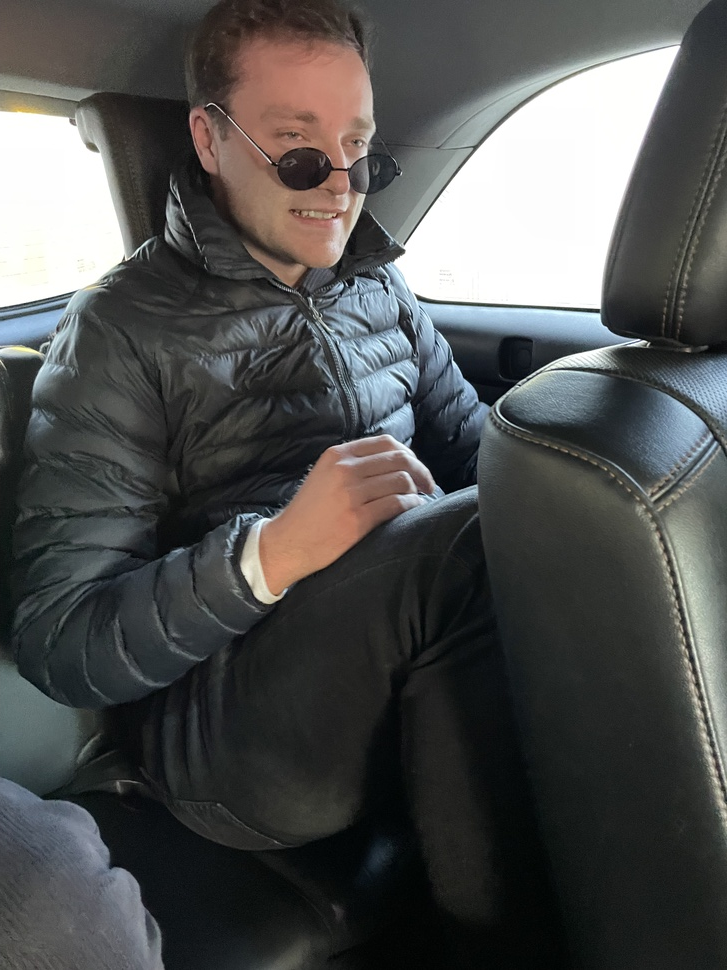
#> input picture data/img1.jpeg, 727 x 970 px, shrunk from 3024 x 4032 before the run
$ python main.py
#> lines starting #> are read from the running program, lines starting #| are printed output that depends on the picture; after the words box and inside, x2 and y2 are one past the last pixel; in counts of white or black regions, pixels touching at a corner belong together
### src/image_processing/__init__.py
import cv2
import numpy as np

def load_image(path: str) -> np.ndarray:
#> called with path = 'data/img1.jpeg'
    image = cv2.imread(path, cv2.IMREAD_COLOR)
#> image is the input picture: shape (970, 727, 3); mean B, G, R 79.7, 80.5, 79.7
    if image is None:
        raise FileNotFoundError(f"Image at {path} not found.")
    return image

def to_grayscale(image: np.ndarray) -> np.ndarray:
    return cv2.cvtColor(image, cv2.COLOR_BGR2GRAY)
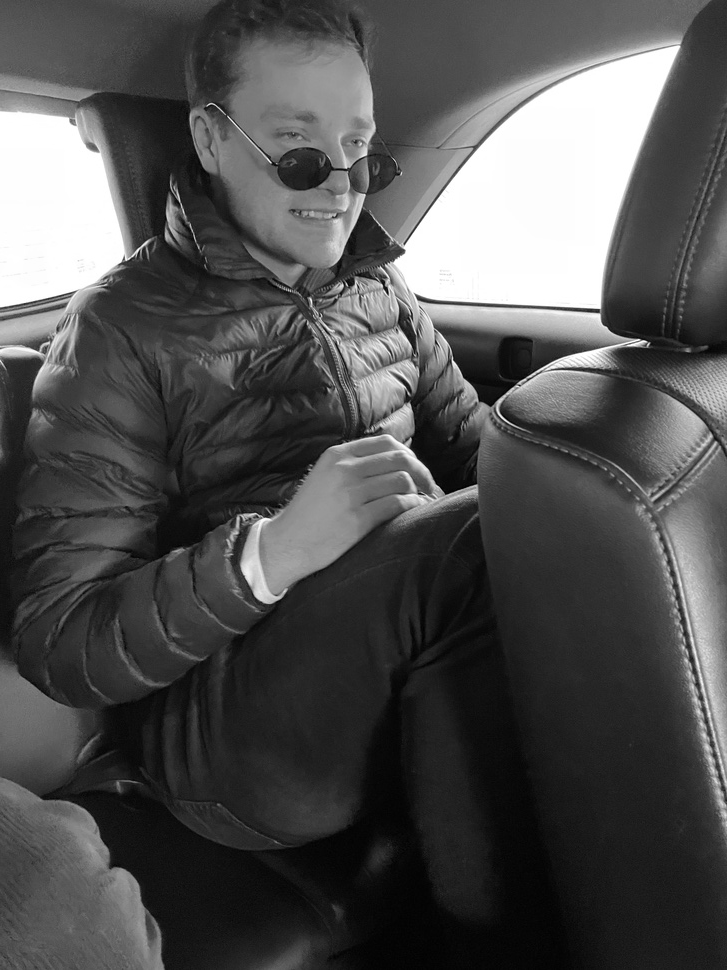
#> returned value: shape (970, 727); min 1, max 255, mean 80.2

def detect_edges(gray_image: np.ndarray, low_thresh=100, high_thresh=200) -> np.ndarray:
#> called with low_thresh = 100, high_thresh = 200
    edges = cv2.Canny(gray_image, low_thresh, high_thresh)
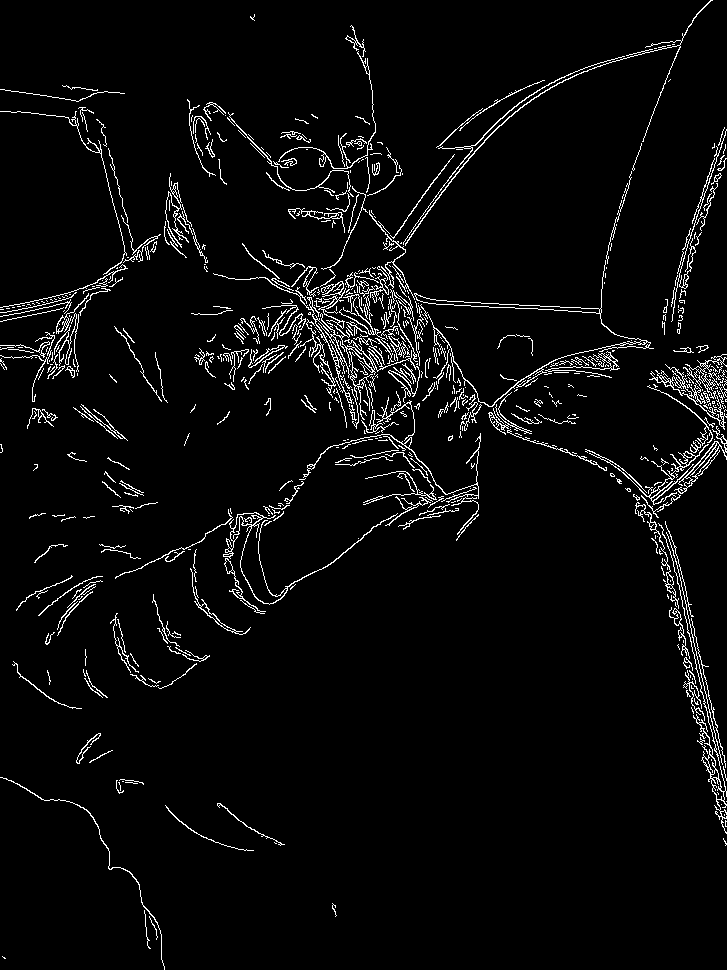
#> edges: shape (970, 727); 4% white in thin lines or dots
    return edges

def compute_detail_intensity(edges: np.ndarray) -> np.ndarray:
    # Convert edges (0 or 255) to float in range [0,1]
    detail_map = edges.astype(np.float32) / 255.0
#> detail_map: shape (970, 727) float32; values 0 (black) and 1 (white), 4% white in thin lines or dots
    # Optional: blur to create a smoother intensity distribution
    detail_map = cv2.GaussianBlur(detail_map, (5, 5), 0)
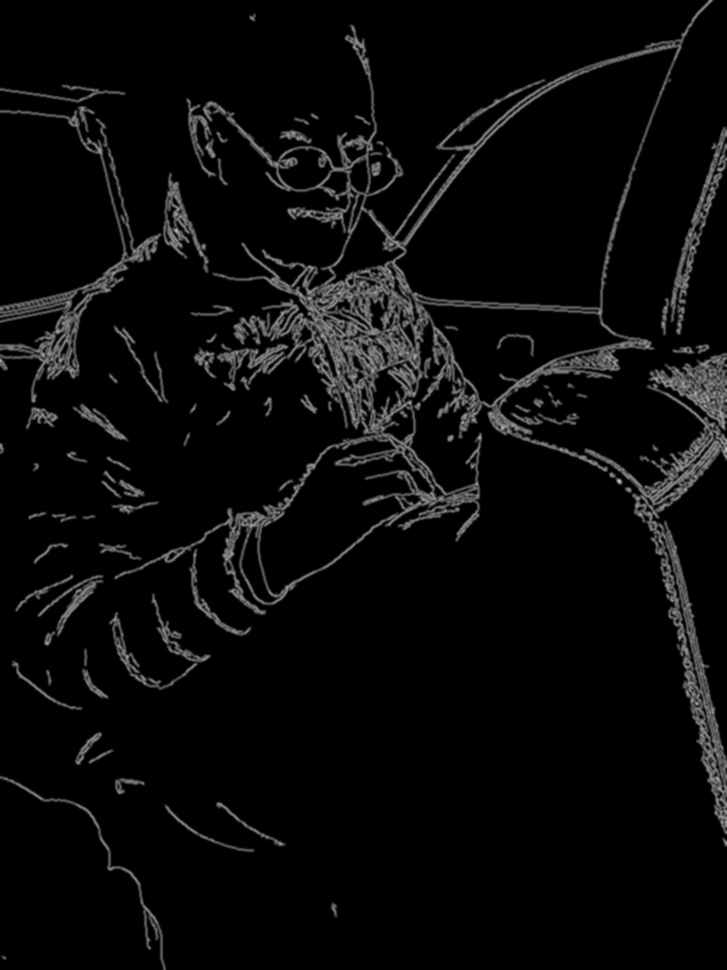
#> detail_map: shape (970, 727) float32; min 0, max 0.789, mean 0.0402
    return detail_map

### src/nail_generation/__init__.py
import numpy as np

def generate_nails(detail_map: np.ndarray, base_count=1000, detail_multiplier=2.0) -> list:
#> called with base_count = 200, detail_multiplier = 2
    h, w = detail_map.shape
#> h = 970; w = 727

    nails = []
    # Place nails along the border
    # top row
    for x in range(w):
        nails.append((x, 0))
    # bottom row
    for x in range(w):
        nails.append((x, h - 1))
    # left column
    for y in range(1, h - 1):
        nails.append((0, y))
    # right column
    for y in range(1, h - 1):
        nails.append((w - 1, y))

    # Flatten detail map and use it as probabilities for placing inner nails
    flattened = detail_map.flatten()
    # Avoid division by zero if sum is zero
    total = flattened.sum()
#> total = 28338.4
    if total == 0:
        # If no detail, just place nails randomly
        normalized_probs = np.ones_like(flattened) / len(flattened)
    else:
        normalized_probs = flattened / total

    # Weighted random selection
    num_inner_nails = base_count
    indices = np.random.choice(len(flattened), size=num_inner_nails, p=normalized_probs)
#> indices = 200 values, max 687901 at index 149, min 30165 at index 99, mean 281225.4
    for idx in indices:
        y = idx // w
        x = idx % w
        nails.append((x, y))
#> this loop made 200 passes
#> (idx, y, x) on passes 1 to 3: (276678, 380, 418), (338179, 465, 124), (293285, 403, 304)
#> after the loop, nails = 3590 pairs, first value 0 to 726, second value 0 to 969

    return nails

### main.py
import os
import cv2
import numpy as np
from src.image_processing import load_image, to_grayscale, detect_edges, compute_detail_intensity
from src.nail_generation import generate_nails

def main():
    image_path = 'data/img1.jpeg'
    if not os.path.exists(image_path):
        raise FileNotFoundError("Please place img1.jpeg in the data/ directory.")

    # Step 1: Image processing
    img = load_image(image_path)
    gray = to_grayscale(img)
    edges = detect_edges(gray, low_thresh=100, high_thresh=200)
    detail_map = compute_detail_intensity(edges)

    # Step 2: Nail generation
    nails = generate_nails(detail_map, base_count=200, detail_multiplier=2.0)
    print(f"Total nails placed: {len(nails)}")
#| Total nails placed: 3590

    # Count how many are border vs inside
    h, w, _ = img.shape
#> h = 970; w = 727
    border_count = sum((y == 0 or y == h-1 or x == 0 or x == w-1) for x, y in nails)
#> border_count = 3391
    inner_count = len(nails) - border_count
#> inner_count = 199
    print(f"Nails on border: {border_count}, inner nails: {inner_count}")
#| Nails on border: 3391, inner nails: 199

    # Check a few inner nails
    inner_nails = [(x,y) for (x,y) in nails if x not in (0,w-1) and y not in (0,h-1)]
#> inner_nails = 199 pairs, first value 35 to 724, second value 41 to 946
    print("Example inner nails (up to 5):", inner_nails[:5])
#| Example inner nails (up to 5): [(418, 380), (124, 465), (304, 403), (242, 379), (45, 348)]

    # For visualization: draw nails larger
    vis = img.copy()
    for (x, y) in nails:
        # Draw inner nails larger and in blue to differentiate from border nails (red)
        color = (0, 0, 255) if (y == 0 or y == h-1 or x == 0 or x == w-1) else (255, 0, 0)
        cv2.circle(vis, (x, y), 3, color, -1)
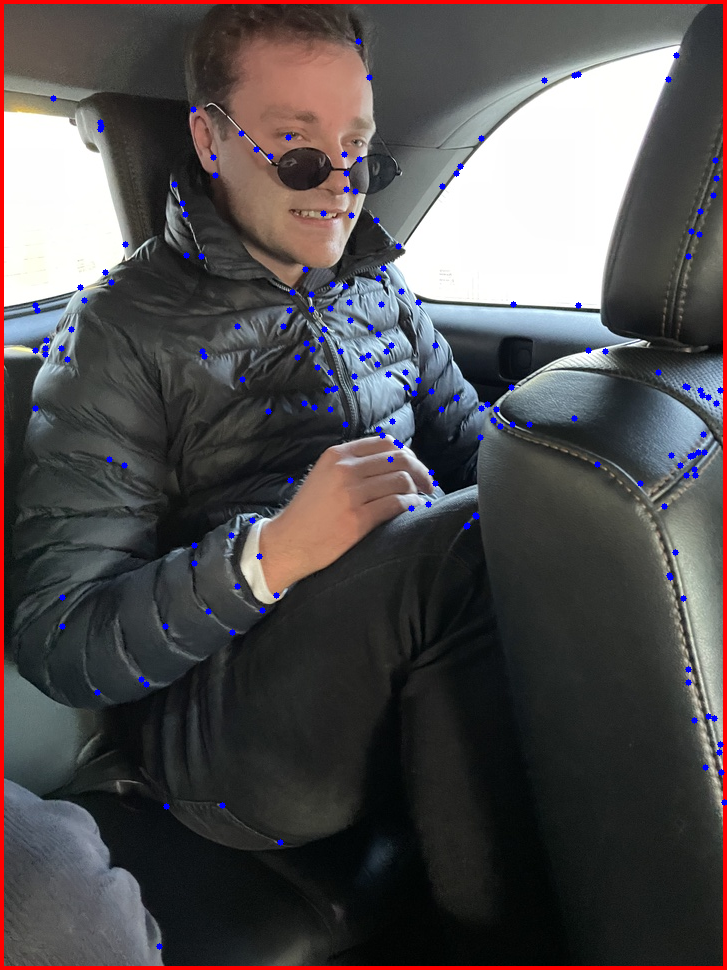
#> vis: shape (970, 727, 3); 2.71% of pixels changed, all inside (x1, y1, x2, y2) = (0, 0, 727, 970)

    cv2.imwrite('data/nails_visualization.jpeg', vis)
    print("Nail placement visualization saved to data/nails_visualization.jpeg")

if __name__ == '__main__':
    main()
